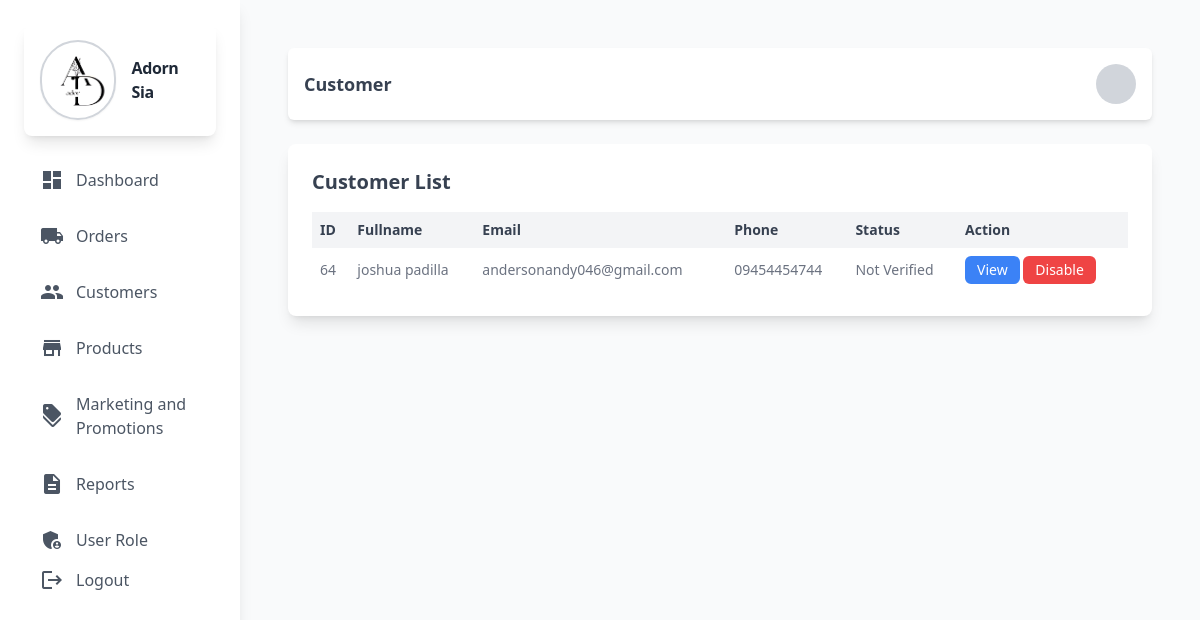
/admin/customer.php, run on an earlier commit of the app's database.
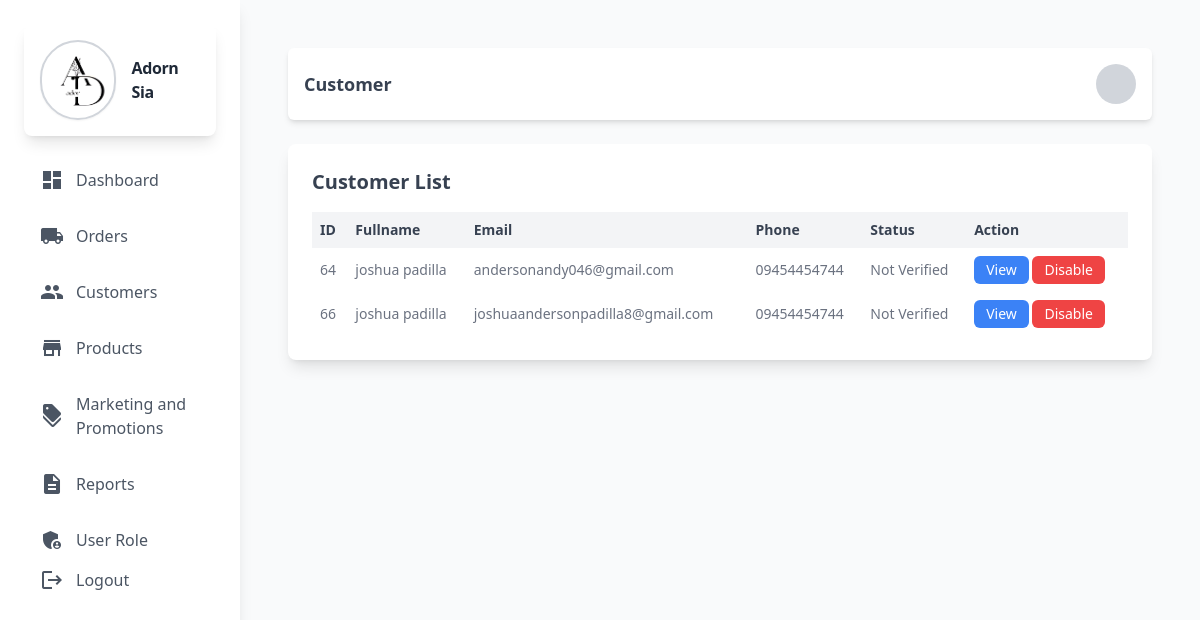
And on a later commit of the database.
### tables this page shows
CREATE TABLE `user` (
  `user_id` int(11) NOT NULL,
  `Fullname` varchar(60) NOT NULL,
  `Email` varchar(60) NOT NULL,
  `Phone` varchar(60) NOT NULL,
  `Password` varchar(255) NOT NULL,
  `status` int(11) NOT NULL DEFAULT 0 COMMENT '0=Not Verified,1=Verified',
  `verificationKey` varchar(255) DEFAULT NULL,
  `link_expiration` datetime NOT NULL
);

### admin/backend/db.php (called while the page is built, shortened)
<?php
class db_connect
{
    public $host = db_host;
    public $user = db_user;
    public $pass = db_pass;
    public $name = db_name;
    public function connect()
    {
        try {
            $this->conn = new mysqli($this->host, $this->user, $this->pass, $this->name);
        } catch (\Throwable $th) {
            header("Location:setup.php");
        }
    }
}

### admin/backend/class.php (called while the page is built, shortened)
<?php
include ('db.php');
class global_class extends db_connect
{
    public function fetch_all_customers(){
        $query = $this->conn->prepare("SELECT * FROM `user`");
        if ($query->execute()) {
            $result = $query->get_result();
            return $result;
        }
    }
}

### admin/backend/end-points/customers_list.php (the view)
<?php
include('backend/class.php');
$db = new global_class();
$fetch_all_students = $db->fetch_all_customers();
if ($fetch_all_students): ?>
            <?php foreach ($fetch_all_students as $student):
                $status = ($student['status'] > 1) ? "Verified" : "Not Verified";
                ?>
                <tr>
                    <td class="p-2"><?php echo htmlspecialchars($student['user_id']); ?></td>
                    <td class="p-2"><?php echo htmlspecialchars($student['Fullname']); ?></td>
                    <td class="p-2"><?php echo htmlspecialchars($student['Email']); ?></td>
                    <td class="p-2"><?php echo htmlspecialchars($student['Phone']); ?></td>
                    <td class="p-2"><?= $status ?></td>
                    <td class="p-2">
                        <button class="bg-blue-500 text-white py-1 px-3 rounded-md togglerUpdateUser" data-user_id=<?=$student['user_id']?>>View</button>
                        <button class="bg-red-500 text-white py-1 px-3 rounded-md">Disable</button>
                    </td>
                </tr>
            <?php endforeach; ?>
        <?php else: ?>
            <tr>
                <td colspan="5" class="p-2">No students found.</td>
            </tr>
        <?php endif; ?>

What changed in the data, as far as the page shows it:
added user: user_id "66", Fullname "joshua padilla", Email "joshuaandersonpadilla8@gmail.com", Phone "09454454744", status "Not Verified"
